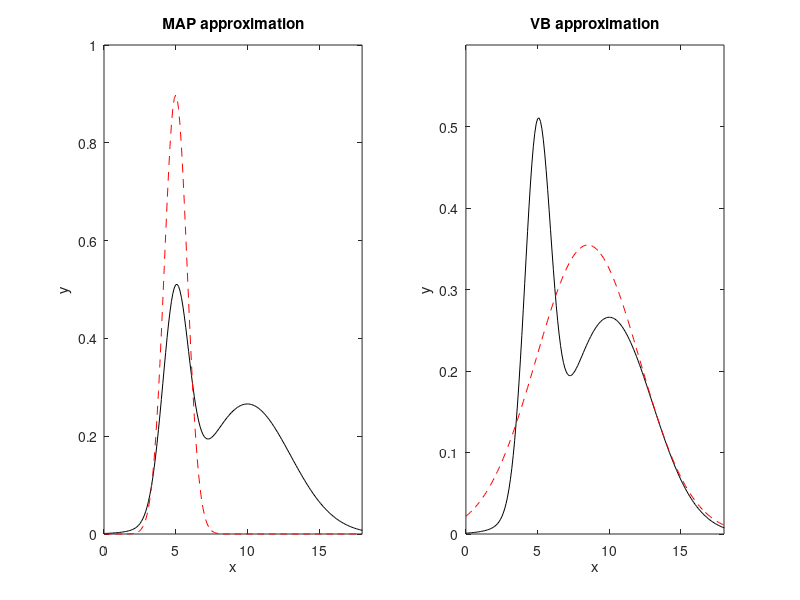

The MATLAB source for this figure:
% Sum of two overlapping Gaussian PDFs
% and two approximations

x=0:0.1:20;
mu1=5; sigma1=0.9;
yn1=normpdf(x,mu1,sigma1); %normal pdf
mu2=10; sigma2=3;
yn2=2*normpdf(x,mu2,sigma2); %normal pdf
ys=yn1+yn2; %PDF adding

%Approximations
mua=5; sigmaa=0.8;
ya1=1.8*normpdf(x,mua,sigmaa); %normal pdf
mua=8.5; sigmaa=3.6;
ya2=3.2*normpdf(x,mua,sigmaa); %normal pdf

%display
figure(1)
subplot(1,2,1)
plot(x,ys,'k'); hold on;
plot(x,ya1,'r--')
axis([0 18 0 1]);
title('MAP approximation')
xlabel('x'); ylabel('y');

subplot(1,2,2)
plot(x,ys,'k'); hold on;
plot(x,ya2,'r--')
axis([0 18 0 0.6]);
title('VB approximation')
xlabel('x'); ylabel('y');
